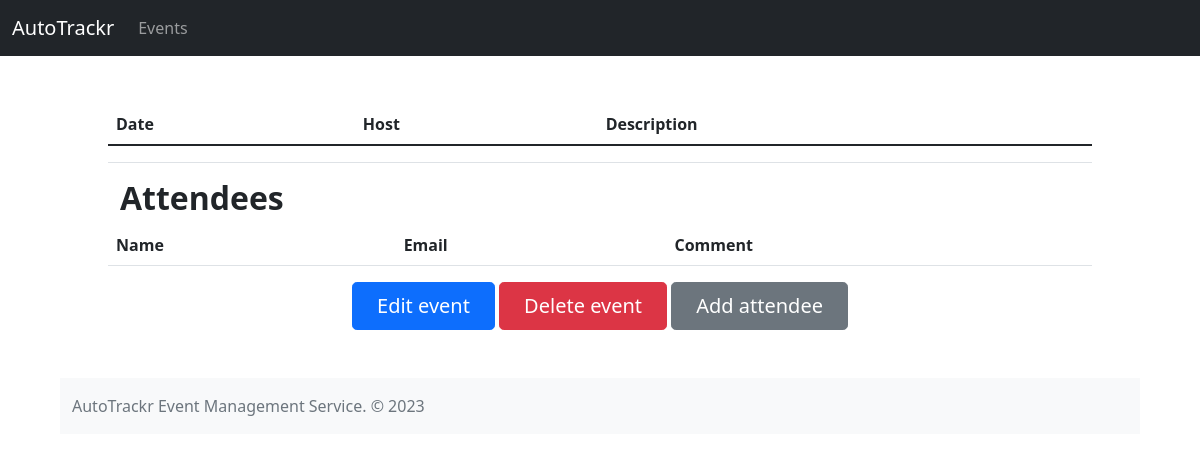
/events/6, run on an earlier commit of the app's database.
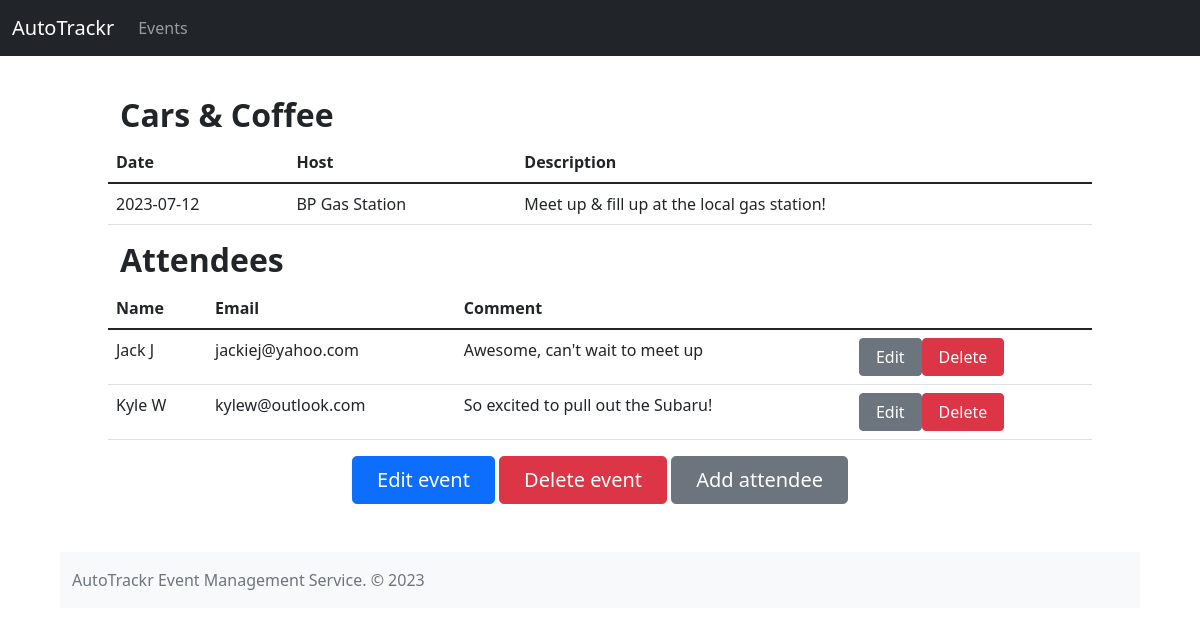
And on a later commit of the database.
### tables this page shows
CREATE TABLE "events" ("id" INTEGER PRIMARY KEY AUTOINCREMENT, "name" TEXT, "date" TEXT, "host" TEXT, "description" TEXT);

CREATE TABLE "attendees" ("id" INTEGER PRIMARY KEY AUTOINCREMENT, "event_id" INTEGER, "name" TEXT, "email" TEXT, "comment" TEXT);

### app.py (the view)
@app.route('/events/')
@app.route('/events/<event_id>')
def events(event_id=None):
    events = database.get_events()
    if event_id:
        attendees = database.get_attendees(event_id)
        event = database.get_event(event_id)
        return render_template('event.html', event=event, attendees=attendees)
    else:
        return render_template('events.html', events=events)

### database.py (called while the page is built)
def get_events():
    con = sqlite3.connect('Events.db')
    with con:
        con.row_factory = sqlite3.Row
        cursorObj = con.cursor()
        cursorObj.execute("select * from events order by date,name")
        events = cursorObj.fetchall()
    con.close()
    return events

def get_event(event_id):
    con = sqlite3.connect('Events.db')
    with con:
        con.row_factory = sqlite3.Row
        cursorObj = con.cursor()
        cursorObj.execute("select * from events where id = ?", event_id)
        event = cursorObj.fetchone()
    con.close()
    return event

def get_attendees(event_id):
    con = sqlite3.connect('Events.db')
    with con:
        con.row_factory = sqlite3.Row
        cursorObj = con.cursor()
        cursorObj.execute("SELECT * FROM attendees WHERE event_id = ? ORDER BY name", (event_id))
        attendees = cursorObj.fetchall()
    con.close()
    return attendees

### templates/event.html (shortened to what this page needs)
{% extends "base.html" %}
{% block content %}
    <div class="container">
        <div class="row">
            <h2><b>{{event['name']}}</b></h2>
            <table class="table">
                <thead>
                        <th scope="col"><b>Date</b></th>
                        <th scope="col"><b>Host</b></th>
                        <th scope="col"><b>Description</b></th>
                </thead>
                <tbody>
                    <tr>
                        <td>{{event['date']}}</td>
                        <td>{{event['host']}}</td>
                        <td>{{event['description']}}</td>
                    </tr>
                </tbody>
            </table>
        </div>
        <div class="row">
            <h2><b>Attendees</b></h2>
            <table class="table">
                <thead>
                    <tr>
                        <th>Name</th>
                        <th>Email</th>
                        <th>Comment</th>
                    </tr>
                </thead>
                <tbody>
                    {% for i in attendees %}
                    <tr>
                        <td>{{i['name']}}</td>
                        <td>{{i['email']}}</td>
                        <td>{{i['comment']}}</td>
                        <td><a href="{{url_for('edit_attendee',attendee_id=i['id'],event_id=event['id'])}}" role="button" class="btn btn-secondary btn-md px-3 gap-3">Edit</a><a href="{{url_for('del_attendee',attendee_id=i['id'],event_id=event['id'])}}" role="button" class="btn btn-danger btn-md px-3 gap-3">Delete</a></td>
                    </tr>
                    {% endfor %}
                </tbody>
            </table>
        </div>
        <div class="row align-items-center">
            <div class="col text-center">
                <a href="{{url_for('edit', event_id=event['id'])}}" role="button" class="btn btn-primary btn-lg px-4 gap-3">Edit event</a>
                <a href="{{url_for('delete', event_id=event['id'])}}" role="button" class="btn btn-danger btn-lg px-4 gap-3">Delete event</a>
                <a href="{{url_for('add_attendee', event_id=event['id'])}}" role="button" class="btn btn-secondary btn-lg px-4 gap-3">Add attendee</a>
            </div>
        </div>
    </div>
{% endblock %}

### templates/base.html (shortened to what this page needs)
<!DOCTYPE html>
<html lang="en">
<head>
    <link href="https://cdn.jsdelivr.net/npm/bootstrap@5.1.1/dist/css/bootstrap.min.css" rel="stylesheet" />
</head>
<body class="d-flex flex-column h-100 p-5">
  <div class="container">
    <nav class="navbar navbar-expand-md navbar-dark fixed-top bg-dark">
        <div class="container-fluid">
            <a class="navbar-brand" href="{{url_for('index')}}">AutoTrackr</a>
          <div class="collapse navbar-collapse" id="navbarCollapse">
            <ul class="navbar-nav me-auto mb-2 mb-md-0">
              <li class="nav-item">
                <a class="nav-link" href="{{url_for('events')}}">Events</a>
              </li>
            </ul>
          </div>
        </div>
    </nav>
  </div>
    <div class="container p-5">
      <main class="flex-shrink-0">
        <div class="container">
          {% block content %}{% endblock %}
        </div>
      </main>
    </div>
    <div class="container">
      <footer class="footer mt-auto py-3 bg-light">
          <div class="container">
              <span class="text-muted">AutoTrackr Event Management Service. &copy; 2023</span>
          </div>
      </footer>
    </div>
</body>
</html>

What changed in the data, as far as the page shows it:
added events: name "Cars & Coffee", date "2023-07-12", host "BP Gas Station", description "Meet up & fill up at the local gas station!"
added attendees: name "Jack J", email "jackiej@yahoo.com", comment "Awesome, can't wait to meet up"
added attendees: name "Kyle W", email "kylew@outlook.com", comment "So excited to pull out the Subaru!"
